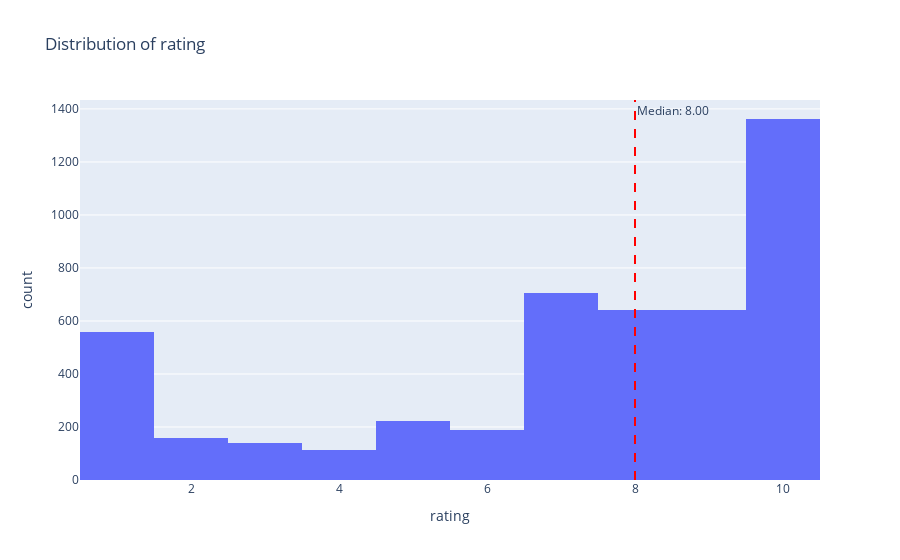

Source (notebook cell):
### Markdown cell above
### Ratings

Let's look at the distribution of the `rating` column.

### Code cell
# Calculate the median of the "rating" column
median_rating = lr_df['rating'].median()

# Plot histogram with median line
fig = px.histogram(lr_df, x='rating', title='Distribution of rating')
fig.add_vline(x=median_rating, line_dash="dash", line_color="red", annotation_text=f'Median: {median_rating:.2f}')
fig.update_layout(showlegend=False)

# Show the figure
fig.show()

### Figure 1 — Plotly figure (JSON) as saved in the notebook; plotly's stock layout.template omitted (floating-point values rounded to 4 significant figures; data arrays with more than 128 entries replaced by an {"elided": "..."} marker saying what was removed)
{"data": [{"alignmentgroup": "True", "bingroup": "x", "hovertemplate": "rating=%{x}<br>count=%{y}<extra></extra>", "legendgroup": "", "marker": {"color": "#636efa", "pattern": {"shape": ""}}, "name": "", "offsetgroup": "", "orientation": "v", "showlegend": false, "type": "histogram", "x": {"elided": "4733 int values"}, "xaxis": "x", "yaxis": "y"}], "layout": {"annotations": [{"showarrow": false, "text": "Median: 8.00", "x": 8, "xanchor": "left", "xref": "x", "y": 1, "yanchor": "top", "yref": "y domain"}], "autosize": true, "barmode": "relative", "legend": {"tracegroupgap": 0}, "shapes": [{"line": {"color": "red", "dash": "dash"}, "type": "line", "x0": 8, "x1": 8, "xref": "x", "y0": 0, "y1": 1, "yref": "y domain"}], "showlegend": false, "title": {"text": "Distribution of rating"}, "xaxis": {"anchor": "y", "autorange": true, "domain": [0, 1], "range": [0.5, 10.5], "title": {"text": "rating"}, "type": "linear"}, "yaxis": {"anchor": "x", "autorange": true, "domain": [0, 1], "range": [0, 1434.0], "title": {"text": "count"}}}}
